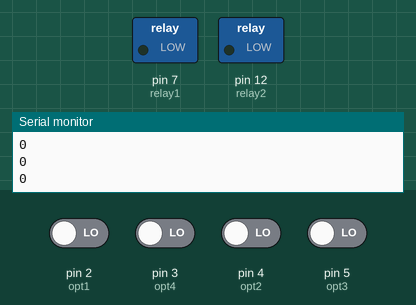
Bench run of a sketch on a simulated Arduino Nano, built with avr-gcc and run on an emulated ATmega328P. Shown: switched loads named in the sketch (green lamp = pin HIGH), the last lines printed to the serial monitor. The test bench sets the inputs (shaded band); at power-on: pin 2 (opt1), pin 3 (opt4), pin 4 (opt2), pin 5 (opt3) LOW.

Above: at 1.9 s.
2.0 s: pin 4 (opt2) driven HIGH
At 4.0 s:
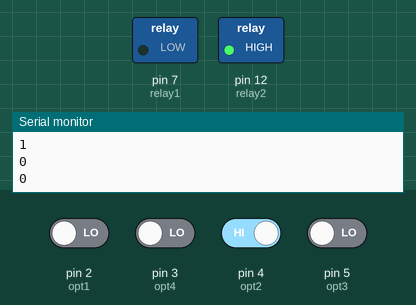
5.1 s: pin 4 (opt2) driven LOW
At 6.1 s:
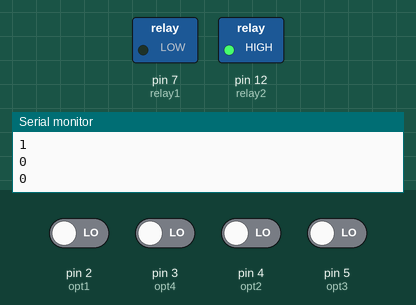
6.9 s: pin 2 (opt1) driven HIGH
At 9.5 s:
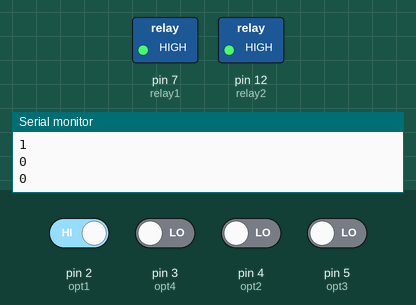
10.0 s: pin 2 (opt1) driven LOW
At 10.9 s:
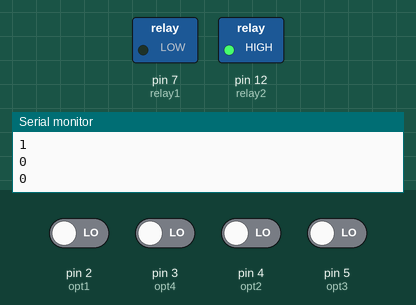
Timing chart, 0 to 12.5 s (numbered marks = the images above; inputs shaded):
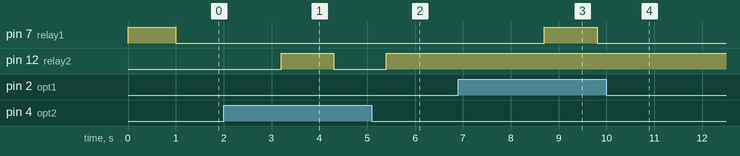

The sketch:

LightController.ino
```cpp
//This code was written by Andrew.
//This project utilizes a relay board to control some sort of load. In this case, it is a 12v LED Strips.
//This code was originally intended to run on an Arduino Nano.
//Change

//Preprocessor directives.
#include <Arduino.h>

//Variable Declarations.
int opt1 = 2;
int opt2 = 4;//3
int opt3 = 5;//4
int opt4 = 3;//5
int relay1 = 7;
int relay2 = 12;
//int relay1 = 10; //Optional
//int relay2 = 11; //Optional

//This array will store the CURRENT state Relays.
bool opt[4];

//Main Driver function.
void setup() {

	Serial.begin(9600);
	//Defines the output pins and input pins. These may vary.
	//opt is the input on the input pad.
	//Relay is the corresponding Relay that we are controlling.
	pinMode(opt1, INPUT);
	pinMode(opt2, INPUT);
	pinMode(opt3, INPUT);
	pinMode(opt4, INPUT);
	pinMode(relay1, OUTPUT);
	pinMode(relay2, OUTPUT);
	//pinMode(relay3, OUTPUT); //Optional
	//pinMode(relay4, OUTPUT); //Optional

	//Loops through each individual state and initializes them to false.
	for(int i = 0; i < 4; i++){
		opt[i] = false;
	}

	//Test the one relay by changing a state.
	//Because of code below, this is NOT a permanant state and will change in 500ms.
	digitalWrite(relay1, HIGH);

}

void loop() {

	//Define a temporary array to hold the states of the buttons when checking.
	//Getting input over a period of time to de-bounce the input.
	//Define an 2D boolean. 1D will hold the ID of the relay, and the other will hold it's previous state.
	bool tempOpt[4][2];

	//Check the status of the input pad twice w/ a 500ms interval in between.
	//If the button is has the same state of high, switch the corresponding relay's state.
	//This effectively de-bounces the input and ensures that the user wants a change of state.
	for(int i = 0; i < 2; i++){
		tempOpt[0][i] = digitalRead(opt1);
		tempOpt[1][i] = digitalRead(opt2);
		tempOpt[2][i] = digitalRead(opt3);
		tempOpt[3][i] = digitalRead(opt4);
		delay(500);
  }

	//IF there is a state between the 500ms interval, INVERT the state of the relay.
	for(int i = 0; i < 4; i++){
		if(tempOpt[i][0] == 1 && tempOpt[i][1] == 1){
			opt[i] = !bool(opt[i]);
		}
	}

	//Write or Sets the relay states to the correct pins.
	digitalWrite(relay1, opt[0]);
	digitalWrite(relay2, opt[1]);
	//digitalWrite(relay1, opt[2]); //Optional
	//digitalWrite(relay2, opt[3]); //Optional

	//Prints out the states via Serial. For debugging purposes.
	for(int i = 0; i < 4; i++){
		Serial.println(opt[i]);
	}
	Serial.println("");

	//Wait 100ms.
	delay(100);

}
```

Measured:
- after the input at 2.0 s, pin 12 (relay2): LOW → HIGH after 1.2 s, → LOW 1.1 s later
- after the input at 5.1 s, pin 12 (relay2): goes on until 5.4 s, then stays HIGH
- after the input at 6.9 s, pin 7 (relay1): LOW → HIGH after 1.8 s, → LOW 1.1 s later
- after the input at 10.0 s, pin 7 (relay1): stays LOW (without the input it goes to HIGH after 0.90 s)
